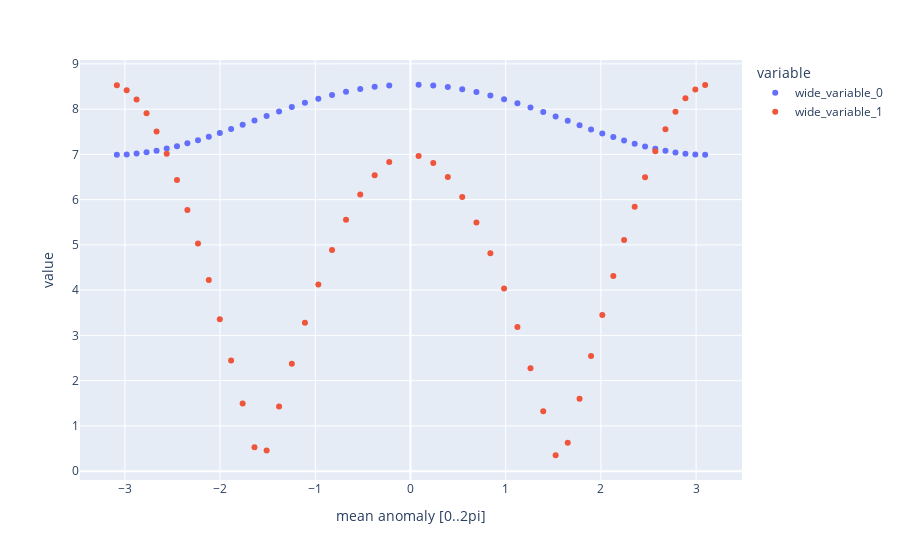

Here is the notebook cell this chart was saved with:
### Code cell
import plotly.express as px
import numpy as np

# y - blue - orbital velocity [km/s]
# y2 - red - delta-v cost for inclination change [km/s]

# Note the lowest cost is when the object passes lines of apides (i.e. in the middle between apoapsis and periapsis)

x = []
y = []
y2 = []
for v,t,nu,argp, dv in vel:
    x.append(nu.value)
    y.append(v.value)
    y2.append(abs(dv.value))

df = px.data.iris()
fig = px.scatter(x=x, y=[y,y2], labels={'x':'mean anomaly [0..2pi]', 'wide_variable_0': 'velocity[km/s]'})

fig.show()

### Figure 1 — Plotly figure (JSON) as saved in the notebook; plotly's stock layout.template omitted (floating-point values rounded to 4 significant figures)
{"data": [{"hovertemplate": "variable=wide_variable_0<br>mean anomaly [0..2pi]=%{x}<br>value=%{y}<extra></extra>", "legendgroup": "wide_variable_0", "marker": {"color": "#636efa", "symbol": "circle"}, "mode": "markers", "name": "wide_variable_0", "orientation": "v", "showlegend": true, "type": "scatter", "x": [0.08525, 0.2392, 0.3922, 0.5435, 0.6927, 0.8393, 0.983, 1.123, 1.261, 1.394, 1.525, 1.652, 1.776, 1.897, 2.015, 2.131, 2.244, 2.355, 2.464, 2.572, 2.678, 2.784, 2.888, 2.992, 3.095, -3.085, -2.981, -2.877, -2.773, -2.667, -2.561, -2.453, -2.343, -2.232, -2.119, -2.003, -1.884, -1.763, -1.639, -1.511, -1.381, -1.246, -1.109, -0.9681, -0.8241, -0.6772, -0.5277, -0.3762, -0.2231], "xaxis": "x", "y": [8.539, 8.521, 8.487, 8.439, 8.377, 8.303, 8.221, 8.131, 8.036, 7.938, 7.839, 7.741, 7.644, 7.552, 7.464, 7.382, 7.306, 7.237, 7.176, 7.123, 7.079, 7.043, 7.016, 6.998, 6.989, 6.99, 6.999, 7.018, 7.046, 7.083, 7.128, 7.182, 7.244, 7.314, 7.39, 7.473, 7.561, 7.654, 7.751, 7.849, 7.948, 8.046, 8.14, 8.23, 8.312, 8.384, 8.445, 8.492, 8.524], "yaxis": "y"}, {"hovertemplate": "variable=wide_variable_1<br>mean anomaly [0..2pi]=%{x}<br>value=%{y}<extra></extra>", "legendgroup": "wide_variable_1", "marker": {"color": "#EF553B", "symbol": "circle"}, "mode": "markers", "name": "wide_variable_1", "orientation": "v", "showlegend": true, "type": "scatter", "x": [0.08525, 0.2392, 0.3922, 0.5435, 0.6927, 0.8393, 0.983, 1.123, 1.261, 1.394, 1.525, 1.652, 1.776, 1.897, 2.015, 2.131, 2.244, 2.355, 2.464, 2.572, 2.678, 2.784, 2.888, 2.992, 3.095, -3.085, -2.981, -2.877, -2.773, -2.667, -2.561, -2.453, -2.343, -2.232, -2.119, -2.003, -1.884, -1.763, -1.639, -1.511, -1.381, -1.246, -1.109, -0.9681, -0.8241, -0.6772, -0.5277, -0.3762, -0.2231], "xaxis": "x", "y": [6.965, 6.807, 6.503, 6.061, 5.493, 4.813, 4.039, 3.187, 2.277, 1.326, 0.3517, 0.6282, 1.598, 2.544, 3.452, 4.311, 5.111, 5.842, 6.497, 7.069, 7.553, 7.944, 8.239, 8.435, 8.531, 8.526, 8.419, 8.213, 7.907, 7.506, 7.013, 6.432, 5.769, 5.03, 4.224, 3.359, 2.446, 1.497, 0.5257, 0.4542, 1.427, 2.374, 3.28, 4.124, 4.889, 5.558, 6.113, 6.541, 6.83], "yaxis": "y"}], "layout": {"legend": {"title": {"text": "variable"}, "tracegroupgap": 0}, "margin": {"t": 60}, "xaxis": {"anchor": "y", "domain": [0, 1], "title": {"text": "mean anomaly [0..2pi]"}}, "yaxis": {"anchor": "x", "domain": [0, 1], "title": {"text": "value"}}}}
